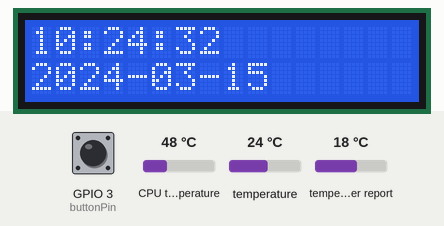
Simulated run of this program. Board: Raspberry Pi (BCM pin numbers). Parts: 16×2 character LCD. Inputs (shaded band) come from the test bench; at power-on: GPIO 3 (buttonPin) HIGH, temperature 24 °C, CPU temperature 48 °C, temperature in the web weather report 18 °C. The clock reads 2024-03-15 10:24:30 at power-on unless the program sets it; requests to the public web service named in the program get a made-up reply in its usual format after 0.4 s (London, UTC, broken clouds, 64 % humidity, 1013 hPa unless stated); what the program prints to the terminal is not drawn.

Above: at 2.3 s.
2.4 s: GPIO 3 (buttonPin) pulled LOW for 0.15 s
At 3.1 s:
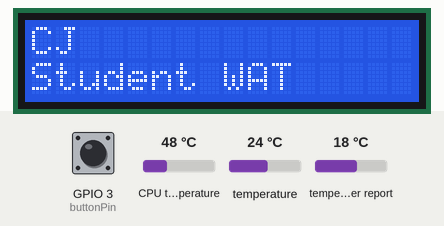
4.3 s: GPIO 3 (buttonPin) pulled LOW for 3.2 s
At 8.7 s:
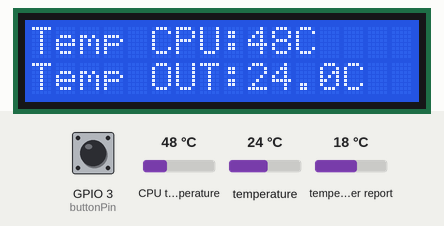
9.0 s: temperature set to 12 °C
At 12.4 s:
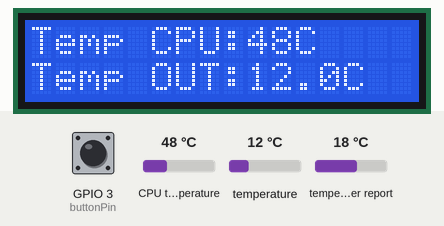
12.7 s: temperature set to 19 °C
At 15.4 s:
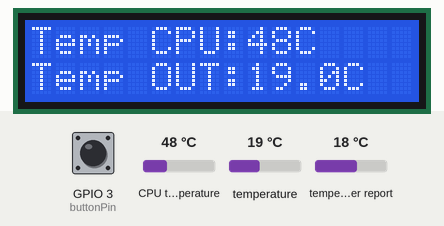
Timing chart, 0 to 16.9 s (numbered marks = the images above; inputs shaded):
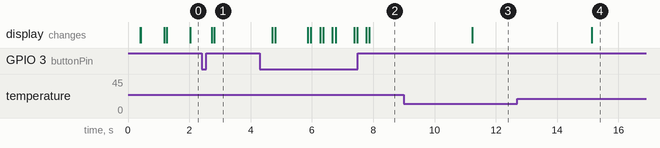

The program:

lcd16_2staja_Pogodowa.py
```python
import RPi.GPIO as GPIO
from gpiozero import CPUTemperature
import time
import w1thermsensor
import requests
from datetime import datetime
from datetime import date

#set today date
current_date=date.today()

#api settings
api_key = "e3c44dc8b4dda873c34a2103267ed3fe"
base_url = "http://api.openweathermap.org/data/2.5/weather?"
city_name="Warsaw"
complete_url=base_url+"appid="+api_key + "&q=" + city_name
response=requests.get(complete_url)
p=response.json()
# Define GPIO to LCD mapping
LCD_RS = 21
LCD_E  = 20
LCD_D4 = 16
LCD_D5 = 12
LCD_D6 = 7
LCD_D7 = 8

if p["cod"] != "404":
    y=p["main"]

    current_temperature=round(y["temp"] -273, 2)
    z=p["weather"]
    m=p["wind"]
    current_pressure=y["pressure"]
    current_wind_speed=m["speed"]
    weather_description= z[0]["description"]


    print(current_date)
    print("Temperature="+ str(current_temperature) + "\n description= "+ str(weather_description) + " pressure= "+ str(current_pressure))

else:
    print("City not found")

#sensor temp
sensor =  w1thermsensor.W1ThermSensor()

#button pin
buttonPin = 3

# Define some device constants
LCD_WIDTH= 16    # Maximum characters per line
LCD_CHR = True
LCD_CMD = False

LCD_LINE_1 = 0x80 # LCD RAM address for the 1st line
LCD_LINE_2 = 0xC0 # LCD RAM address for the 2nd line

# Timing constants
E_PULSE = 0.0005
E_DELAY = 0.0005

def main():
  # Main program block
  GPIO.setwarnings(False)
  GPIO.setmode(GPIO.BCM)       # Use BCM GPIO numbers
  GPIO.setup(LCD_E, GPIO.OUT)  # E
  GPIO.setup(LCD_RS, GPIO.OUT) # RS
  GPIO.setup(LCD_D4, GPIO.OUT) # DB4
  GPIO.setup(LCD_D5, GPIO.OUT) # DB5
  GPIO.setup(LCD_D6, GPIO.OUT) # DB6
  GPIO.setup(LCD_D7, GPIO.OUT) # DB7
  GPIO.setup(buttonPin, GPIO.IN, pull_up_down=GPIO.PUD_UP)

  # Initialise display
  lcd_init()

  i=0
  k=0
  temp = sensor.get_temperature()
  cpu = CPUTemperature()
  print(cpu.temperature)

  while True:
    k+=1
    if k==30: #co 30 iteracjii nasteeepuje odswiezenie pomiaru temperatury
        temp = sensor.get_temperature()
        cpu = CPUTemperature()
        k=0

    buttonState=GPIO.input(buttonPin)

   # print("i="+str(i))

    if buttonState==False:
        i+=1
        time.sleep(0.3)

    if i==1:
        lcd_string("CJ",LCD_LINE_1)
        lcd_string("Student WAT",LCD_LINE_2)
    elif i==0:
        now=datetime.now()
        lcd_string(str(now.strftime("%H:%M:%S")),LCD_LINE_1)
        lcd_string(str(current_date),LCD_LINE_2)
    elif i==3:
        lcd_string("Weather for city",LCD_LINE_1)
        lcd_string(city_name,LCD_LINE_2)
    elif i==2:
        lcd_string("Temp CPU:" + str(cpu.temperature) + "C", LCD_LINE_1)
        lcd_string("Temp OUT:" + str(temp) + "C", LCD_LINE_2)
    elif i==4:
        lcd_string("Temp= " + str(current_temperature) + "C", LCD_LINE_1)
        lcd_string("Pressure=" + str(current_pressure) + "hPa", LCD_LINE_2)
    elif i==5:
        lcd_string(str(weather_description), LCD_LINE_1)
        lcd_string("Wind V=" + str(current_wind_speed) + "m/s", LCD_LINE_2)
    else:
        i=0


def lcd_init():

  # Initialise display
  lcd_byte(0x33,LCD_CMD) # 110011 Initialise
  lcd_byte(0x32,LCD_CMD) # 110010 Initialise
  lcd_byte(0x06,LCD_CMD) # 000110 Cursor move direction
  lcd_byte(0x0C,LCD_CMD) # 001100 Display On,Cursor Off, Blink Off
  lcd_byte(0x28,LCD_CMD) # 101000 Data length, number of lines, font size
  lcd_byte(0x01,LCD_CMD) # 000001 Clear display
  time.sleep(E_DELAY)

def lcd_byte(bits, mode):
  # Send byte to data pins
  # bits = data
  # mode = True  for character
  #        False for command

  GPIO.output(LCD_RS, mode) # RS

  # High bits
  GPIO.output(LCD_D4, False)
  GPIO.output(LCD_D5, False)
  GPIO.output(LCD_D6, False)
  GPIO.output(LCD_D7, False)
  if bits&0x10==0x10:
    GPIO.output(LCD_D4, True)
  if bits&0x20==0x20:
    GPIO.output(LCD_D5, True)
  if bits&0x40==0x40:
    GPIO.output(LCD_D6, True)
  if bits&0x80==0x80:
    GPIO.output(LCD_D7, True)

  # Toggle 'Enable' pin
  lcd_toggle_enable()

  # Low bits
  GPIO.output(LCD_D4, False)
  GPIO.output(LCD_D5, False)
  GPIO.output(LCD_D6, False)
  GPIO.output(LCD_D7, False)
  if bits&0x01==0x01:
    GPIO.output(LCD_D4, True)
  if bits&0x02==0x02:
    GPIO.output(LCD_D5, True)
  if bits&0x04==0x04:
    GPIO.output(LCD_D6, True)
  if bits&0x08==0x08:
    GPIO.output(LCD_D7, True)

  # Toggle 'Enable' pin
  lcd_toggle_enable()

def lcd_toggle_enable():
  # Toggle enable
  time.sleep(E_DELAY)
  GPIO.output(LCD_E, True)
  time.sleep(E_PULSE)
  GPIO.output(LCD_E, False)
  time.sleep(E_DELAY)

def lcd_string(message,line):
  # Send string to display

  message = message.ljust(LCD_WIDTH," ")

  lcd_byte(line, LCD_CMD)

  for i in range(LCD_WIDTH):
    lcd_byte(ord(message[i]),LCD_CHR)

if __name__ == '__main__':

  try:
    main()
  except KeyboardInterrupt:
    pass
  finally:
    lcd_byte(0x01, LCD_CMD)
    lcd_string("Goodbye!",LCD_LINE_1)
    GPIO.cleanup()
```

Measured:
- after the input at 2.4 s, the display: first changes after 0.33 s (image 1 shows a later state)
- after the input at 4.3 s, the display: first changes after 0.41 s (image 2 shows a later state)
- after the input at 9.0 s, the display: first changes after 2.2 s (image 3 shows a later state)
- after the input at 12.7 s, the display: changes after 2.4 s (image 4)
